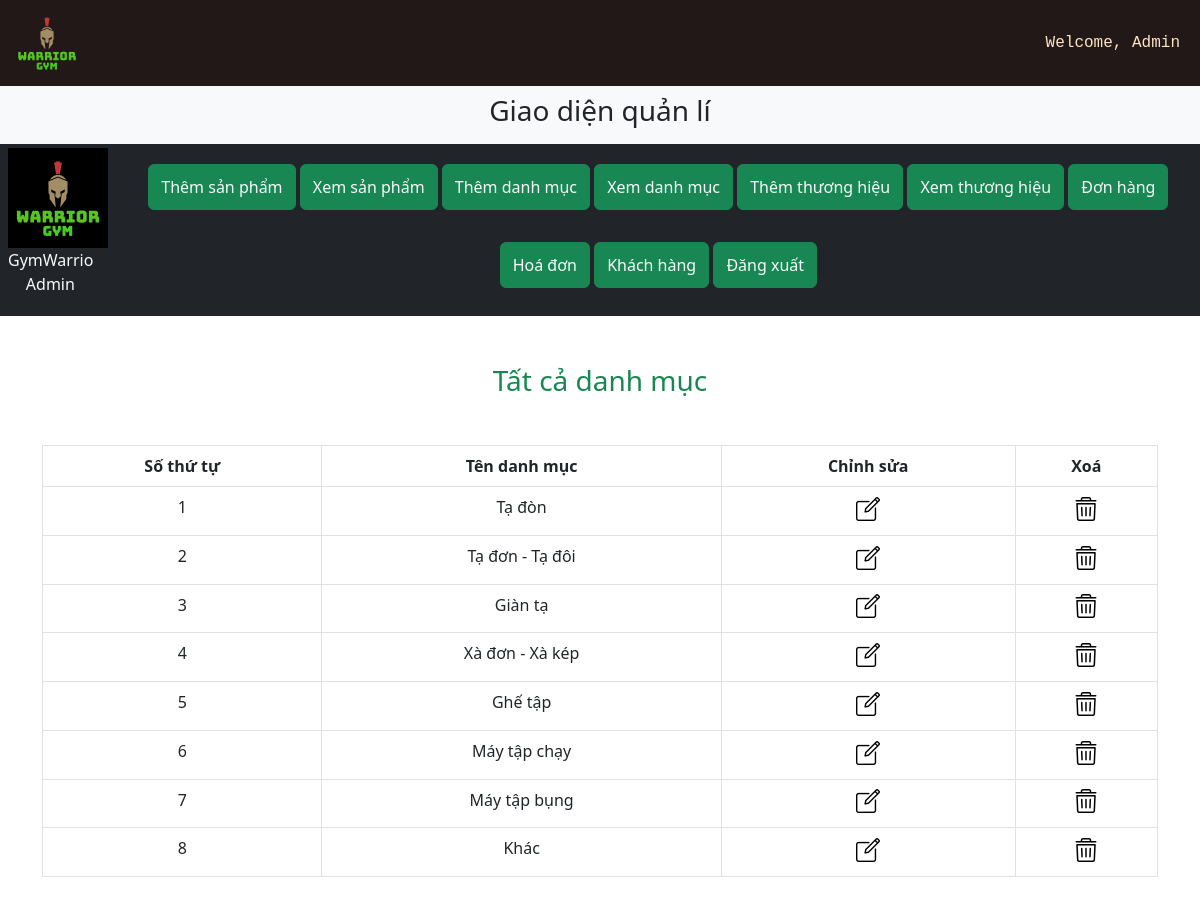
/admin/index.php?view_categories, run on the app's committed database.
### tables this page shows
CREATE TABLE `categories` (
  `category_id` int(50) NOT NULL,
  `category_title` varchar(150) NOT NULL
);

### admin/view_categories.php (the view, shortened to what this page needs)
<h3 class="text-center text-success" style="overflow-y: hidden ;">Tất cả danh mục</h3>
<table class="table table-bordered mt-5">
    <thead class="bg-success">
        <tr class="text-center">
            <th>Số thứ tự</th>
            <th>Tên danh mục</th>
            <th>Chỉnh sửa</th>
            <th>Xoá</th>
        </tr>
    </thead>
    <tbody class="bg-secondary text-light">
        <?php
        $select_cat="Select * from `categories`";
        $result=mysqli_query($con,$select_cat);
        $number=0;
        while($row=mysqli_fetch_assoc($result)){
            $category_id=$row['category_id'];
            $category_title=$row['category_title'];
            $number++;
        ?>
        <tr class="text-center">
            <td><?php echo $number ?></td>
            <td><?php echo $category_title ?></td>
            <td><a href="index.php?edit_category=<?php echo $category_id ?>" class="text-light"><img src="../Assets/edit.png"></a></td>
            <td><a href="index.php?delete_category=<?php echo $category_id ?>" class="text-light" type="button" data-toggle="modal" data-target="#exampleModal"><img src='../Assets/bin.png'></a></td>
        </tr>
        <?php } ?>
    </tbody>
</table>

### CSS/style.css (style rules this page uses)
* { margin: 0; box-sizing: border-box; overflow-x: hidden; }
a { text-decoration:none; }

### data on the page
categories: category_title "Tạ đòn"
categories: category_title "Tạ đơn - Tạ đôi"
categories: category_title "Giàn tạ"
categories: category_title "Xà đơn - Xà kép"
categories: category_title "Ghế tập"
categories: category_title "Máy tập chạy"
categories: category_title "Máy tập bụng"
categories: category_title "Khác"
